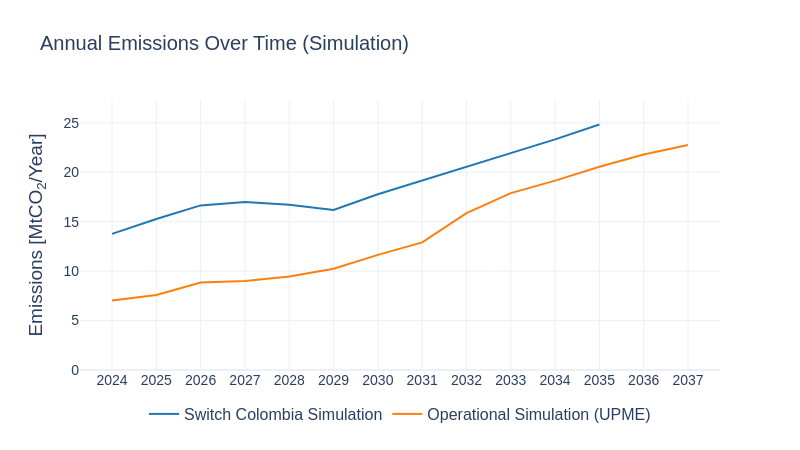

Notebook code cell kept with this figure:
### Code cell
sw.scenarios.annual_emissions_combined(
    dataframes=[em_sw, em_upme],
    x_axis='PERIOD',
    y_axis='AnnualEmissions_MtCO2_per_yr',
    labels=['Switch Colombia Simulation', 'Operational Simulation (UPME)'],
    colors=['#1f77b4', '#ff7f0e'],
    folder=scenario_name,
    title=scenario_name
)
#em_sw = em_sw[['PERIOD','AnnualEmissions_MtCO2_per_yr']]
#em_sw.to_csv('./10_switch.csv')
#em_upme = em_upme[['PERIOD','AnnualEmissions_MtCO2_per_yr']]
#em_upme.to_csv('./10_upme.csv')

### Figure 1 — Plotly figure (JSON) as saved in the notebook; plotly's stock layout.template omitted (floating-point values rounded to 4 significant figures)
{"data": [{"line": {"color": "#1f77b4"}, "mode": "lines+text", "name": "Switch Colombia Simulation", "type": "scatter", "x": [2024, 2025, 2026, 2027, 2028, 2029, 2030, 2031, 2032, 2033, 2034, 2035], "y": [13.77, 15.28, 16.65, 16.98, 16.71, 16.18, 17.78, 19.17, 20.58, 22.01, 23.32, 24.82]}, {"line": {"color": "#ff7f0e"}, "mode": "lines+text", "name": "Operational Simulation (UPME)", "type": "scatter", "x": [2024, 2025, 2026, 2027, 2028, 2029, 2030, 2031, 2032, 2033, 2034, 2035, 2036, 2037], "y": [7.02, 7.59, 8.84, 8.99, 9.45, 10.24, 11.64, 12.91, 15.86, 17.89, 19.15, 20.56, 21.79, 22.75]}], "layout": {"font": {"family": "Arial", "size": 16}, "height": 450, "legend": {"orientation": "h", "x": 0.5, "xanchor": "center", "y": -0.1}, "showlegend": true, "title": {"font": {"family": "Arial", "size": 20}, "text": "Annual Emissions Over Time (Simulation)"}, "width": 800, "xaxis": {"tickfont": {"family": "Arial", "size": 14}, "tickvals": [2024, 2025, 2026, 2027, 2028, 2029, 2030, 2031, 2032, 2033, 2034, 2035, 2036, 2037], "title": {"text": ""}}, "yaxis": {"range": [0, 27.31], "tickfont": {"family": "Arial", "size": 14}, "title": {"text": "Emissions [MtCO<sub>2</sub>/Year]"}}}}
